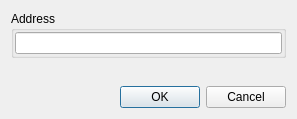
<?xml version="1.0" encoding="UTF-8"?>
<ui version="4.0">
 <class>DialogGoToAddress</class>
 <widget class="QDialog" name="DialogGoToAddress">
  <property name="windowModality">
   <enum>Qt::ApplicationModal</enum>
  </property>
  <property name="geometry">
   <rect>
    <x>0</x>
    <y>0</y>
    <width>297</width>
    <height>119</height>
   </rect>
  </property>
  <property name="windowTitle">
   <string>Go to address</string>
  </property>
  <property name="modal">
   <bool>true</bool>
  </property>
  <layout class="QVBoxLayout" name="verticalLayout">
   <item>
    <widget class="QGroupBox" name="groupBoxAddress">
     <property name="title">
      <string>Address</string>
     </property>
     <layout class="QHBoxLayout" name="horizontalLayout_2">
      <property name="spacing">
       <number>1</number>
      </property>
      <property name="leftMargin">
       <number>1</number>
      </property>
      <property name="topMargin">
       <number>1</number>
      </property>
      <property name="rightMargin">
       <number>1</number>
      </property>
      <property name="bottomMargin">
       <number>1</number>
      </property>
      <item>
       <widget class="XLineEditHEX" name="lineEditAddress"/>
      </item>
     </layout>
    </widget>
   </item>
   <item>
    <widget class="QLabel" name="labelStatus">
     <property name="text">
      <string/>
     </property>
    </widget>
   </item>
   <item>
    <spacer name="verticalSpacer">
     <property name="orientation">
      <enum>Qt::Vertical</enum>
     </property>
     <property name="sizeHint" stdset="0">
      <size>
       <width>20</width>
       <height>40</height>
      </size>
     </property>
    </spacer>
   </item>
   <item>
    <layout class="QHBoxLayout" name="horizontalLayout">
     <item>
      <spacer name="horizontalSpacer">
       <property name="orientation">
        <enum>Qt::Horizontal</enum>
       </property>
       <property name="sizeHint" stdset="0">
        <size>
         <width>40</width>
         <height>20</height>
        </size>
       </property>
      </spacer>
     </item>
     <item>
      <widget class="QPushButton" name="pushButtonOK">
       <property name="text">
        <string>OK</string>
       </property>
      </widget>
     </item>
     <item>
      <widget class="QPushButton" name="pushButtonCancel">
       <property name="text">
        <string>Cancel</string>
       </property>
      </widget>
     </item>
    </layout>
   </item>
  </layout>
 </widget>
 <customwidgets>
  <customwidget>
   <class>XLineEditHEX</class>
   <extends>QLineEdit</extends>
   <header>xlineedithex.h</header>
  </customwidget>
 </customwidgets>
 <resources/>
 <connections/>
</ui>
